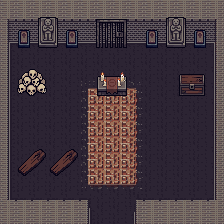

Rendered tile map (Tiled .tmx) drawn with the repository's tilesets; below, a short description and the full map source, tile grids included:
An orthogonal 14x14 tile map with 16x16 px tiles, 6 tile layers (Floor, Walls, Rug, Decor, ...), 5 tilesets and 17 objects (2x soundscape, start, warp, marker, safe-zone).

<map version="1.10" tiledversion="1.11.0" orientation="orthogonal" renderorder="right-down" width="14" height="14" tilewidth="16" tileheight="16" infinite="0" nextlayerid="9" nextobjectid="18">
 <tileset firstgid="1" source="../tilesets/gloomhollow-crypt-terrain.tsx" />
 <tileset firstgid="41" source="../tilesets/gloomhollow-crypt-decor.tsx" />
 <tileset firstgid="51" source="../tilesets/gloomhollow-crypt-furniture.tsx" />
 <tileset firstgid="432" source="../tilesets/collision.tsx" />
 <tileset firstgid="434" source="../tilesets/gloomhollow-crypt-props.tsx" />
 <layer id="1" name="Floor" width="14" height="14">
  <data encoding="csv">
1,1,1,1,1,1,1,1,1,1,1,1,1,1,
1,1,1,1,1,1,1,1,1,1,1,1,1,1,
1,1,1,1,1,1,1,1,1,1,1,1,1,1,
1,1,1,1,1,1,1,1,1,1,1,1,1,1,
1,1,1,1,1,1,1,1,1,1,1,1,1,1,
1,1,1,1,1,1,1,1,1,1,1,1,1,1,
1,1,1,1,1,1,1,1,1,1,1,1,1,1,
1,1,1,1,1,1,1,1,1,1,1,1,1,1,
1,1,1,1,1,1,1,1,1,1,1,1,1,1,
1,1,1,1,1,1,1,1,1,1,1,1,1,1,
1,1,1,1,1,1,1,1,1,1,1,1,1,1,
1,1,1,1,1,1,1,1,1,1,1,1,1,1,
1,1,1,1,1,1,1,1,1,1,1,1,1,1,
1,1,1,1,1,1,1,1,1,1,1,1,1,1
</data>
 </layer>
 <layer id="2" name="Walls" width="14" height="14">
  <data encoding="csv">
7,7,7,7,7,7,7,7,7,7,7,7,7,7,
12,13,13,13,13,13,13,13,13,13,13,13,13,19,
15,16,16,16,16,16,16,16,16,16,16,16,16,22,
9,0,0,0,0,0,0,0,0,0,0,0,0,6,
9,0,0,0,0,0,0,0,0,0,0,0,0,6,
9,0,0,0,0,0,0,0,0,0,0,0,0,6,
9,0,0,0,0,0,0,0,0,0,0,0,0,6,
9,0,0,0,0,0,0,0,0,0,0,0,0,6,
9,0,0,0,0,0,0,0,0,0,0,0,0,6,
9,0,0,0,0,0,0,0,0,0,0,0,0,6,
9,0,0,0,0,0,0,0,0,0,0,0,0,6,
9,0,0,0,0,0,0,0,0,0,0,0,0,6,
10,3,3,3,3,4,0,0,2,3,3,3,3,11,
7,7,7,7,7,9,0,0,5,7,7,7,7,7
</data>
 </layer>
 <layer id="3" name="Rug" width="14" height="14">
  <data encoding="csv">
0,0,0,0,0,0,0,0,0,0,0,0,0,0,
0,0,0,0,0,0,0,0,0,0,0,0,0,0,
0,0,0,0,0,0,0,0,0,0,0,0,0,0,
0,0,0,0,0,0,0,0,0,0,0,0,0,0,
0,0,0,0,0,0,0,0,0,0,0,0,0,0,
0,0,0,0,0,32,34,34,35,0,0,0,0,0,
0,0,0,0,0,36,37,37,27,0,0,0,0,0,
0,0,0,0,0,36,37,37,27,0,0,0,0,0,
0,0,0,0,0,36,37,37,27,0,0,0,0,0,
0,0,0,0,0,36,37,37,27,0,0,0,0,0,
0,0,0,0,0,36,37,37,27,0,0,0,0,0,
0,0,0,0,0,28,29,29,31,0,0,0,0,0,
0,0,0,0,0,0,0,0,0,0,0,0,0,0,
0,0,0,0,0,0,0,0,0,0,0,0,0,0
</data>
 </layer>
 <layer id="4" name="Decor" width="14" height="14">
  <data encoding="csv">
0,0,0,0,0,0,0,0,0,0,0,0,0,0,
0,49,45,46,49,0,41,42,0,49,45,46,49,0,
0,50,47,48,50,0,43,44,0,50,47,48,50,0,
0,0,0,0,0,0,0,0,0,0,0,0,0,0,
0,0,0,0,0,0,0,0,0,0,0,0,0,0,
0,0,0,0,0,0,0,0,0,0,0,0,0,0,
0,0,0,0,0,0,0,0,0,0,0,0,0,0,
0,0,0,0,0,0,0,0,0,0,0,0,0,0,
0,0,0,0,0,0,0,0,0,0,0,0,0,0,
0,0,0,0,0,0,0,0,0,0,0,0,0,0,
0,0,0,0,0,0,0,0,0,0,0,0,0,0,
0,0,0,0,0,0,0,0,0,0,0,0,0,0,
0,0,0,0,0,0,0,0,0,0,0,0,0,0,
0,0,0,0,0,0,0,0,0,0,0,0,0,0
</data>
 </layer>
 <layer id="5" name="Dynamic" width="14" height="14">
  <data encoding="csv">
0,0,0,0,0,0,0,0,0,0,0,0,0,0,
0,0,0,0,0,0,0,0,0,0,0,0,0,0,
0,0,0,0,0,0,0,0,0,0,0,0,0,0,
0,0,0,0,0,0,0,0,0,0,0,0,0,0,
0,55,56,0,0,0,165,166,0,0,0,265,266,0,
0,57,58,0,0,0,167,168,0,0,0,267,268,0,
0,0,0,0,0,0,0,0,0,0,0,0,0,0,
0,0,0,0,0,0,0,0,0,0,0,0,0,0,
0,0,0,0,0,0,0,0,0,0,0,0,0,0,
0,261,262,261,262,0,0,0,0,0,0,0,0,0,
0,263,264,263,264,0,0,0,0,0,0,0,0,0,
0,0,0,0,0,0,0,0,0,0,0,0,0,0,
0,0,0,0,0,0,0,0,0,0,0,0,0,0,
0,0,0,0,0,0,0,0,0,0,0,0,0,0
</data>
 </layer>
 <layer id="6" name="Collision" width="14" height="14">
  <data encoding="csv">
433,433,433,433,433,433,433,433,433,433,433,433,433,433,
433,433,433,433,433,433,433,433,433,433,433,433,433,433,
433,433,433,433,433,433,433,433,433,433,433,433,433,433,
433,432,432,432,433,432,432,432,432,433,432,432,432,433,
433,432,432,433,432,432,432,432,432,432,432,432,432,433,
433,433,433,432,432,433,433,433,433,432,432,433,433,433,
433,432,432,432,432,432,432,432,432,432,432,432,432,433,
433,432,433,432,432,432,432,432,432,432,432,432,432,433,
433,432,432,432,432,432,432,432,432,432,432,432,432,433,
433,432,432,432,432,432,432,432,432,432,432,433,432,433,
433,433,433,433,433,432,432,432,432,432,433,433,432,433,
433,432,432,432,432,432,432,432,433,432,432,432,433,433,
433,433,433,433,433,433,432,432,433,433,433,433,433,433,
433,433,433,433,433,433,432,432,433,433,433,433,433,433
</data>
 </layer>
 <objectgroup id="7" name="Scenery">
  <object id="1" gid="438" x="40" y="62.4" width="64" height="64" />
  <object id="2" gid="438" x="120" y="62.4" width="64" height="64" />
  <object id="3" gid="446" x="24" y="78" width="64" height="64" />
  <object id="4" gid="499" x="56" y="94" width="64" height="64" />
  <object id="5" gid="499" x="104" y="94" width="64" height="64" />
  <object id="6" gid="462" x="0" y="126.4" width="64" height="64" />
  <object id="7" gid="495" x="152" y="158" width="64" height="64" />
  <object id="8" gid="486" x="136" y="174" width="64" height="64" />
  <object id="9" gid="460" x="152" y="174" width="64" height="64" />
  <object id="10" gid="493" x="168" y="190" width="64" height="64" />
  <object id="11" gid="458" x="104" y="190" width="64" height="64" />
 </objectgroup>
 <objectgroup id="8" name="Objects">
  <object id="12" x="112" y="184" name="start" type="start">
   <point />
  </object>
  <object id="13" x="96" y="192" name="crypt-gate" type="warp" width="32" height="32">
   <properties>
    <property name="goto" value="Gloomhollow,48,18.5" />
   </properties>
  </object>
  <object id="14" x="152" y="136" name="crypt-keeper" type="marker">
   <point />
  </object>
  <object id="15" x="16" y="48" type="safe-zone" width="192" height="144" />
  <object id="16" x="16" y="48" name="crypt" type="soundscape" width="192" height="144">
   <properties>
    <property name="channel3" value="audio/ambient/stone_hum.flac, 0.32" />
    <property name="emit" value="4.0" type="float" />
   </properties>
  </object>
  <object id="17" x="64" y="48" name="braziers" type="soundscape" width="96" height="16">
   <properties>
    <property name="channel4" value="audio/ambient/campfire.flac, 0.27" />
    <property name="emit" value="2.0" type="float" />
   </properties>
  </object>
 </objectgroup>
</map>
